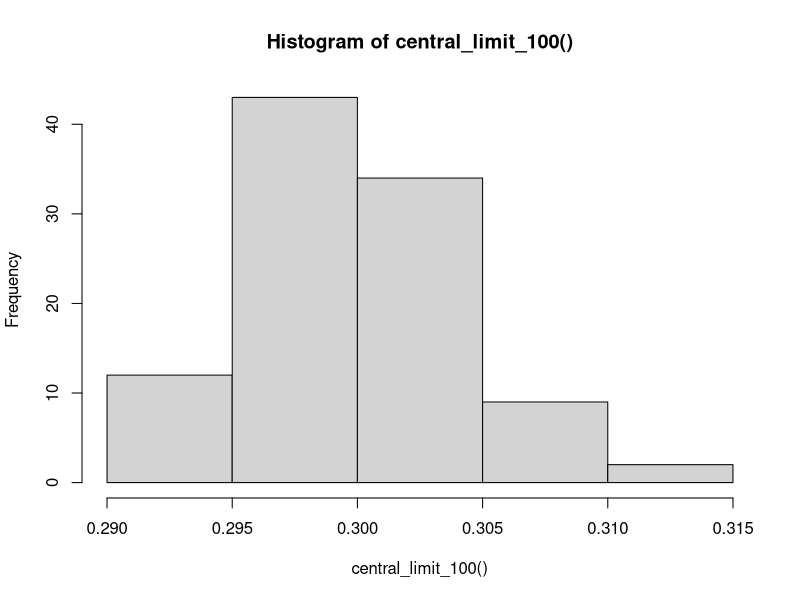

Recreate this plot in R.
## ---- chunk 1
knitr::opts_chunk$set(echo = TRUE)
## ---- chunk 2
central_limit <- runif(10000)
# Display first few values of the trials
head(central_limit)
## ---- chunk 3
# Minimum limit

min(central_limit)

# Maximum Limit

max(central_limit)


# Length of simulations

length(central_limit)

## ---- chunk 4
success = 0 # to calculate success on each trial
for(trial in central_limit){
  if(trial <= 0.3){ # simulate 10,000 Bernoulli trials with probability 0.3
    success = success + 1
  }
}
success/length(central_limit)
## ---- chunk 5
central_limit_100 <- function(){
  vec = vector()
  for(i in 1:100){
    central_limit <- runif(10000)
    success = 0
    for(trial in central_limit){
      if(trial <= 0.3){
      success = success + 1
      }
    }
    vec[i] = success/length(central_limit)
  }
return(vec)
}

## ---- chunk 6
hist(central_limit_100())

## ---- chunk 7
p = 0.3
q = 0.7
n = 10000
trials <- central_limit_100()
# calculate lower bound
lower_bound = p - 1.96*(p*q/n)^0.5
lower_bound

## ---- chunk 8
# calculate upper bound
upper_bound = p + 1.96*(p*q/n)^0.5
upper_bound
## ---- chunk 9
ans <- trials <= upper_bound & trials >= lower_bound
table(ans)
